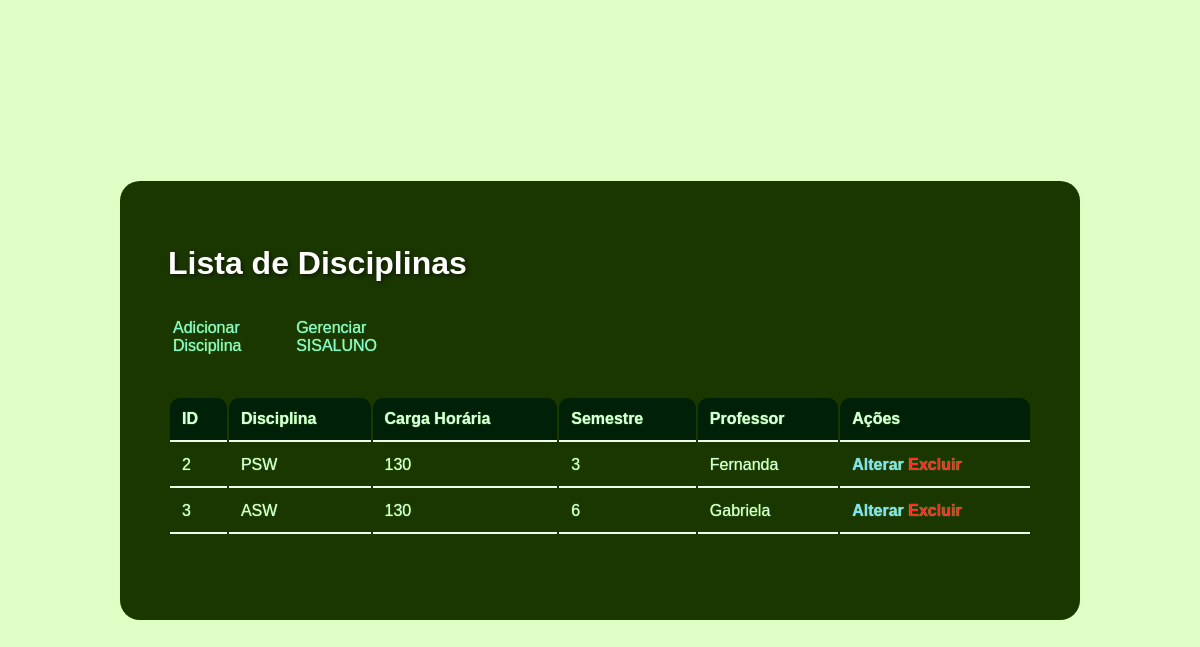
Screenshot of /disciplina/index.php with the database file from the repository.
### tables this page shows
CREATE TABLE `disciplina` (
  `iddisciplina` smallint(6) NOT NULL,
  `disciplina` varchar(80) DEFAULT NULL,
  `ch` char(3) DEFAULT NULL,
  `semestre` varchar(5) DEFAULT NULL,
  `idprofessor` smallint(6) DEFAULT NULL
);

CREATE TABLE `professor` (
  `idprofessor` smallint(6) NOT NULL,
  `nomeprof` varchar(100) DEFAULT NULL,
  `cpf` varchar(11) DEFAULT NULL,
  `siape` varchar(10) DEFAULT NULL,
  `idade` smallint(6) DEFAULT NULL
);

### disciplina/index.php (the view, shortened to what this page needs)
<?php
require_once "../conn.php";
$stmt = $conn->prepare("SELECT * FROM disciplina");
$stmt->execute();
$disciplinas = $stmt->fetchAll(PDO::FETCH_ASSOC);
function getProfessorName($conn, $idprofessor)
{
    $stmt = $conn->prepare("SELECT nomeprof FROM professor WHERE idprofessor = :idprofessor");
    $stmt->bindParam(':idprofessor', $idprofessor);
    $stmt->execute();
    $result = $stmt->fetch(PDO::FETCH_ASSOC);
    return $result['nomeprof'];
}
?>
<!DOCTYPE html>
<html>
<head>
    <link rel="stylesheet" type="text/css" href="../style.css">
</head>
<body>
    <div class="caixa_tabela">
        <h1>Lista de Disciplinas</h1>
        <div class="links">
            <a href="inserir.php">Adicionar Disciplina</a>
            <a class="voltar" href="../index.php">Gerenciar SISALUNO</a>
        </div>
        <br><br>
        <table>
            <tr>
                <th>ID</th>
                <th>Disciplina</th>
                <th>Carga Horária</th>
                <th>Semestre</th>
                <th>Professor</th>
                <th>Ações</th>
            </tr>
            <?php foreach ($disciplinas as $disciplina) { ?>
                <tr>
                    <td><?php echo $disciplina['iddisciplina']; ?></td>
                    <td><?php echo $disciplina['disciplina']; ?></td>
                    <td><?php echo $disciplina['ch']; ?></td>
                    <td><?php echo $disciplina['semestre']; ?></td>
                    <td><?php echo getProfessorName($conn, $disciplina['idprofessor']); ?></td>
                    <td>
                        <a class="alterar" href="alterar.php?iddisciplina=<?php echo $disciplina['iddisciplina']; ?>">Alterar</a>
                        <a class="excluir" href="excluir.php?iddisciplina=<?php echo $disciplina['iddisciplina']; ?>&disciplina=<?php echo $disciplina['disciplina']; ?>">Excluir</a>
                    </td>
                </tr>
            <?php } ?>
        </table>
        <br>
        <br>
    </div>
</body>
</html>

### style.css (style rules this page uses)
* { box-sizing: border-box; margin: 0; padding: 0; }
body { font-family: Arial, sans-serif; margin: 0; padding: 0; background-color: #e0ffc7; color: #fff; width: 100%; height: 100vh; display: flex; justify-content: center; align-items: center; }
h1 { color: #fff; margin-bottom: 4vh; margin-top: 2vh; text-shadow: 2px 2px 4px rgba(0, 0, 0, 0.5); }
a { color: #77ff5f; text-decoration: none; transition: 0.3s; }
table { width: 100%; }
th, td { border-bottom:2px solid #edffe9; padding: 12px; text-align: left; }
th { background-color: #002007; font-weight: bold; border-radius: 10px 10px 0px 0px; }
td { font-weight: normal; }
.links { width: 30%; display: flex; justify-content:space-between; }
.links a { color: #84fad3; padding: 5px; border-radius: 10px; }
.caixa_tabela { padding: 6vh; width: 80%; color: #d8ffde; background-color: #1b3700; box-shadow: 0 0 1px rgb(157, 255, 111); text-shadow: 0 0 1px rgb(157, 255, 111); border-radius: 20px; }
.excluir { color: rgb(255, 40, 40); font-weight: 600; }
.alterar { color: #80e1ff; font-weight: 600; }

### rows the page displays
disciplina: iddisciplina "2", disciplina "PSW", ch "130", semestre "3", idprofessor.nomeprof "Fernanda"
disciplina: iddisciplina "3", disciplina "ASW", ch "130", semestre "6", idprofessor.nomeprof "Gabriela"
